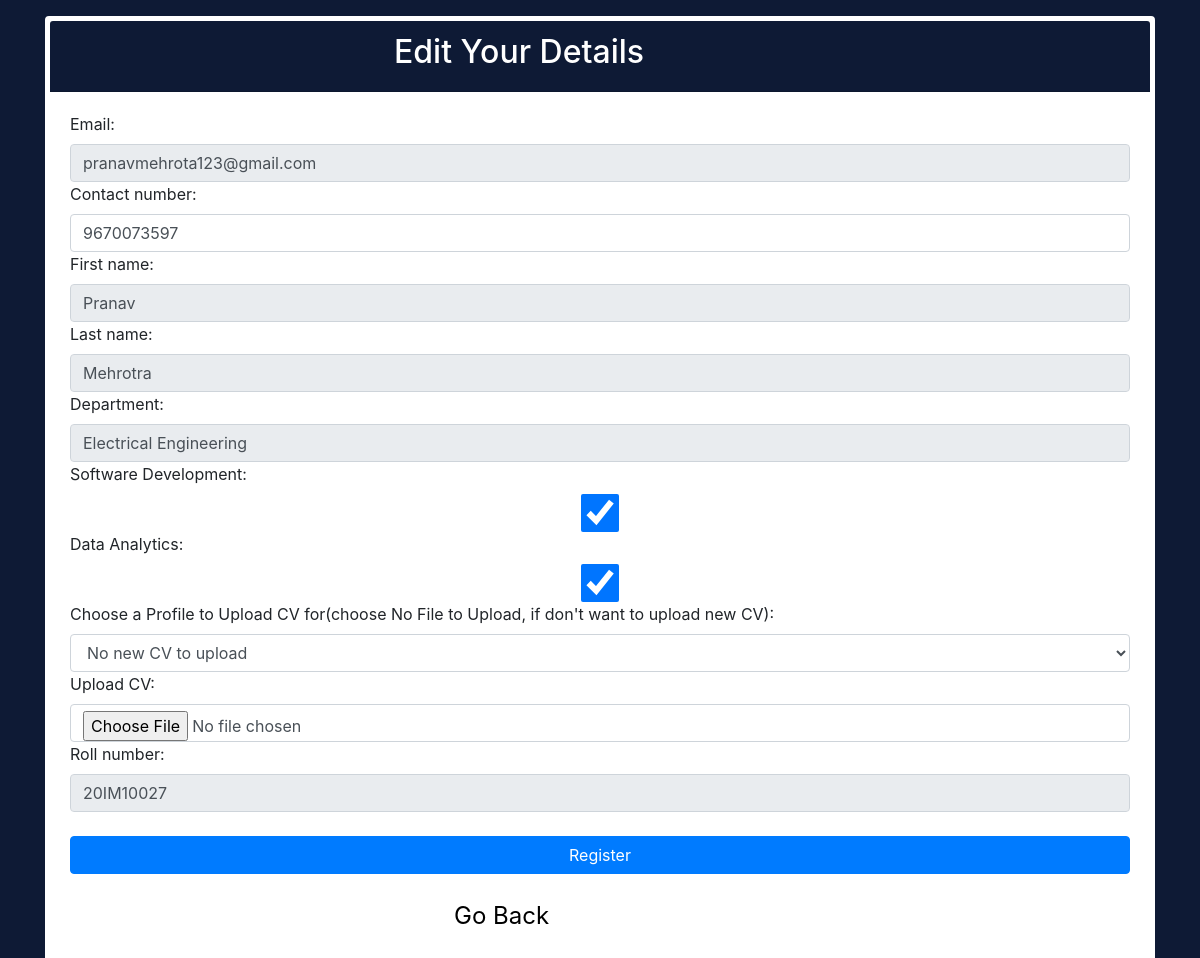
Page /student_edit_details/ (signed in) on the committed database.
### accounts/models.py (models this page shows, shortened)
class User(AbstractUser): #user model defined which would be inherited by other models
    is_student=models.BooleanField(default=False) #to track if the user is student
    is_company=models.BooleanField(default=False) #to track if the user is company
    is_alumni=models.BooleanField(default=False) #to track if the user is alumni
    username = models.CharField(max_length=50,unique=True, default=uuid.uuid1) #username
    first_name = models.CharField(default = "demo",max_length=100) #first name
    last_name = models.CharField(default = "demo",max_length=100) #last name
    email = models.EmailField(unique=True) #email
    contact_number = models.CharField(max_length=10) #contact number
    REQUIRED_FIELDS = []#which fields are required fields
    def __str__(self): #this specifies how the user should be refered to in database
        return self.username

class Student(models.Model):
    user = models.OneToOneField(User, on_delete = models.CASCADE) #class student is defined which is defined over user. one to one relation between the two is specified
    department = models.CharField(max_length=60)
    roll_number = models.CharField(max_length=9,unique=True)#roll number should be unique
    list_of_comp = models.TextField(default="",verbose_name="List of Companies Applied",blank=True) #verbose name is alternate name that would appear in the database instead of original name
    list_of_alum = models.TextField(default="",verbose_name="List of Alumni Talked",blank=True)
    list_of_alum_pend = models.TextField(default="",verbose_name="List of Alumni request pending",blank=True)
    SDprofile = models.BooleanField(default=True,verbose_name="SDE Profile Chosen")
    DAprofile = models.BooleanField(default=False,verbose_name="DA Profile Chosen")
    CV_SD = models.FileField(verbose_name="CV of Software Profile",blank=True,null=True,default=None,upload_to='accounts/resumes')#upload to would store the uploaded doc in the local computer
    CV_DA = models.FileField(verbose_name="CV of Data Analytics Profile",blank=True,null=True,default=None,upload_to='accounts/resumes')

### accounts/views.py (the view, shortened to what this page needs)
# urls.py: path('student_edit_details/',views.editStudProfile.as_view(), name='student_edit'),
class editStudProfile(CreateView):
    model = Student
    form_class = StudentEditForm
    template_name = '../templates/edit_details.html'
    def get(self,request):
        if(self.request.user.is_authenticated):#if request is from an authenticated user
            user = User.objects.get(username = (self.request.user))#get the user using the username
            student = Student.objects.get(user = user)#get the student object from database by passing user as parameter
            values = {#initialise values with the existing data
                'email':user.email,
                'contact_number':user.contact_number,
                'roll_number':student.roll_number,
                'first_name':user.first_name,
                'last_name':user.last_name,
                'department':student.department,
                'SDprofile':student.SDprofile,
                'DAprofile':student.DAprofile,
                'cvprof': "NO",
                'CV_DA': None
            }
            form = StudentEditForm(values)
            form.fields['email'].widget.attrs['readonly']  =True#set the read only fields which cannot be altered
            form.fields['roll_number'].widget.attrs['readonly']  =True
            form.fields['first_name'].widget.attrs['readonly']  =True
            form.fields['last_name'].widget.attrs['readonly']  =True
            form.fields['department'].widget.attrs['readonly']  =True
            return render(request,'../templates/edit_details.html',{'whereto':'student_edit','form':form})#display the form in the edit_details.html
        return redirect('/')

### accounts/form.py (shortened to what this page needs)
class StudentEditForm(forms.ModelForm):
    email = forms.EmailField(required=True)
    contact_number = forms.CharField(max_length=12,required=True)
    roll_number =forms.CharField(required=True)
    first_name = forms.CharField(required=True)
    last_name = forms.CharField(required=True)
    department = forms.CharField(required=True)
    SDprofile = forms.BooleanField(initial=True,label="Software Development",required=False)
    DAprofile = forms.BooleanField(initial=False,label="Data Analytics",required=False)
    cvprof = forms.ChoiceField(choices=Profiles_edit_choices,label="Choose a Profile to Upload CV for(choose No File to Upload, if don't want to upload new CV)",required=True)
    cv = forms.FileField(label="Upload CV",required=False)
    class Meta():
        model = Student
        fields = ['email','contact_number','first_name','last_name','department','SDprofile','DAprofile','cvprof','cv']

### templates/edit_details.html (shortened to what this page needs)
{% load widget_tweaks %}
<!DOCTYPE html>
<html lang="en">
<head>
  <link rel="stylesheet" href="https://stackpath.bootstrapcdn.com/bootstrap/4.1.1/css/bootstrap.min.css"
>
</head>
<body>
  <section>
    <div class="container">
      <div class="row">
        <div class="col-md-12 mx-auto">
          <div class="card" style="border:5px solid white;">
            <div class="card-header text-white" style="background-color:#0E1A35">
              <h2 style="margin-left:27vw">Edit Your Details</h2>
            </div>
            <div class="card-body">
              <form action="{% url whereto %}" enctype="multipart/form-data" method="POST">
                {% for field in form.visible_fields %}
                <div class="form-group">
                  {{ field.label_tag }}
                  {% render_field field class="form-control" %}
                  {% endfor %}
                  <input type="submit" value="Register" class="btn btn-block btn-primary my-4">
                </div>
              </form>
            </div>
          </div>
        </div>
      </div>
    </div>
    <a href="/" style="color:black; position:relative;left:32vw;font-size:1.5em;">Go
      Back</a>
  </section>
</body>
</html>

### templates/edit_details.html (style rules this page uses)
body { background: #0E1A35; padding-top: 2vh !important; padding-bottom: 2vh !important; }

### rows in the picture
User: email "pranavmehrota123@gmail.com" "9670073597" "Pranav" "Mehrotra"
Student: department "Electrical Engineering" "☑" "☑" "20IM10027"

### other values in the picture
{{ field.label_tag }} "Email:" "Contact number:" "First name:" "Last name:" "Department:" "Software Development:" "Data Analytics:" "Choose a Profile to Upload CV for(choose No File to Upload, if don't want to upload new CV):" "Upload CV:" "Roll number:"
